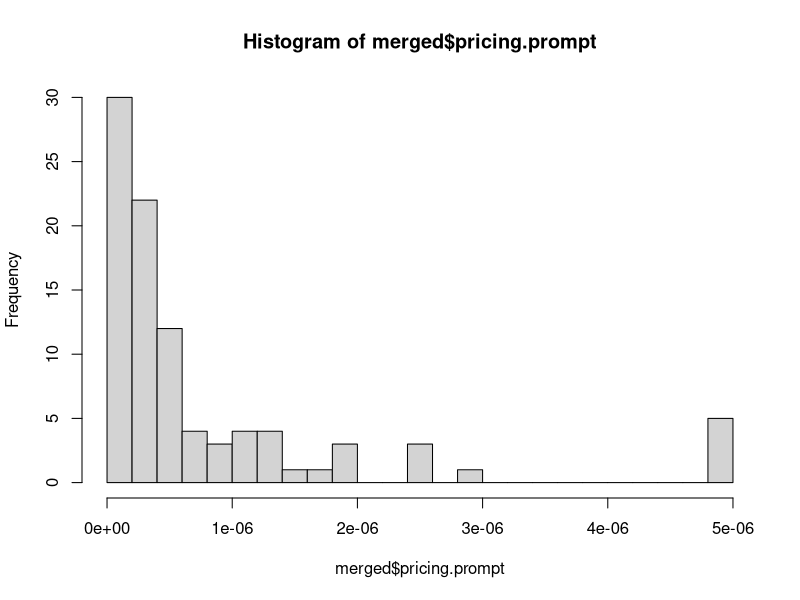
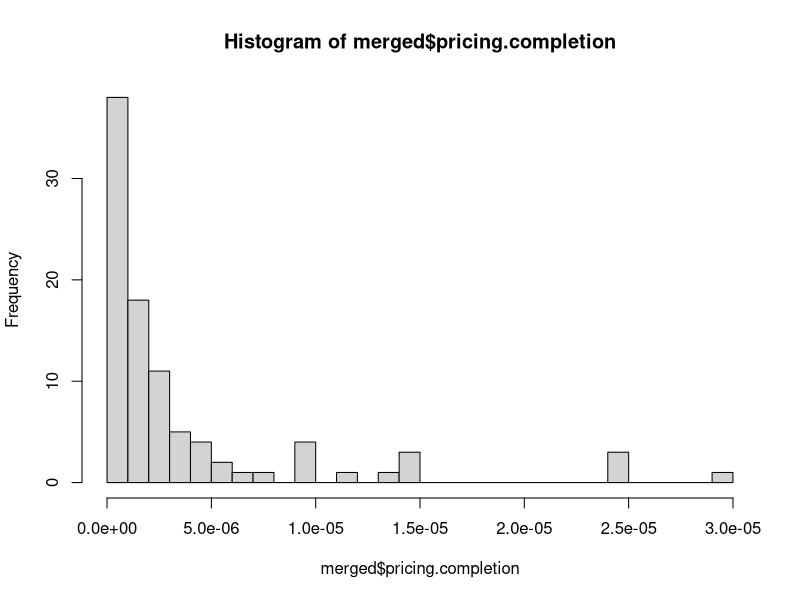
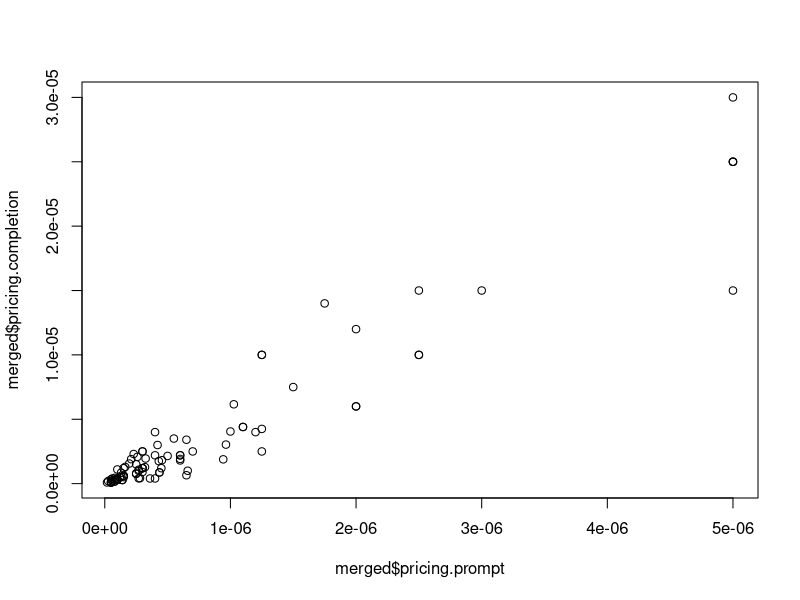
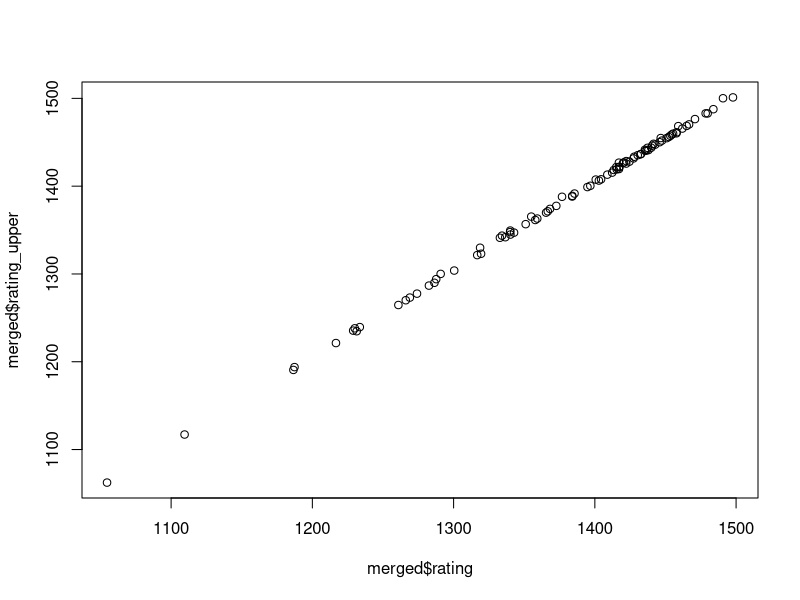
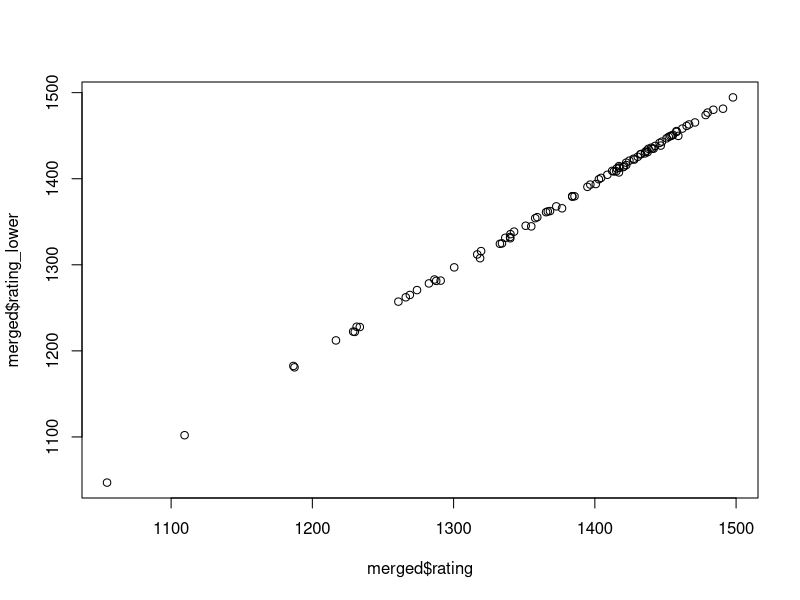
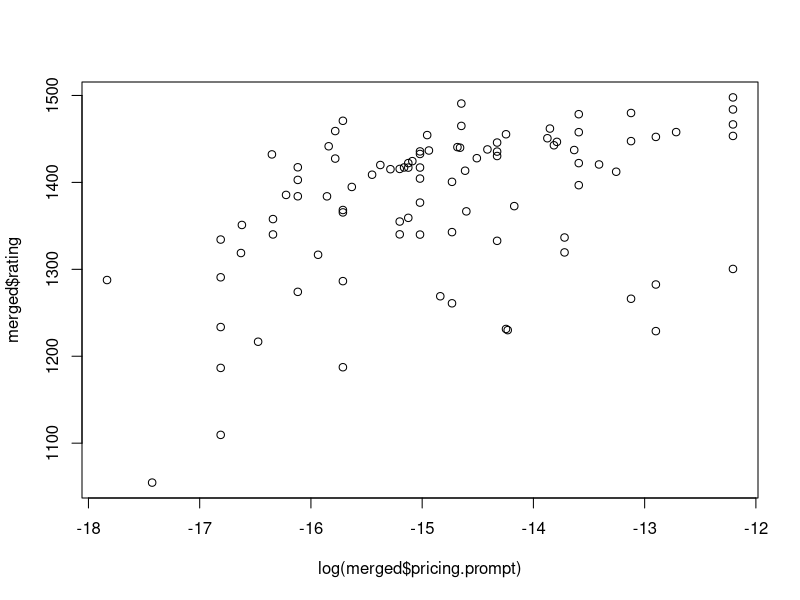
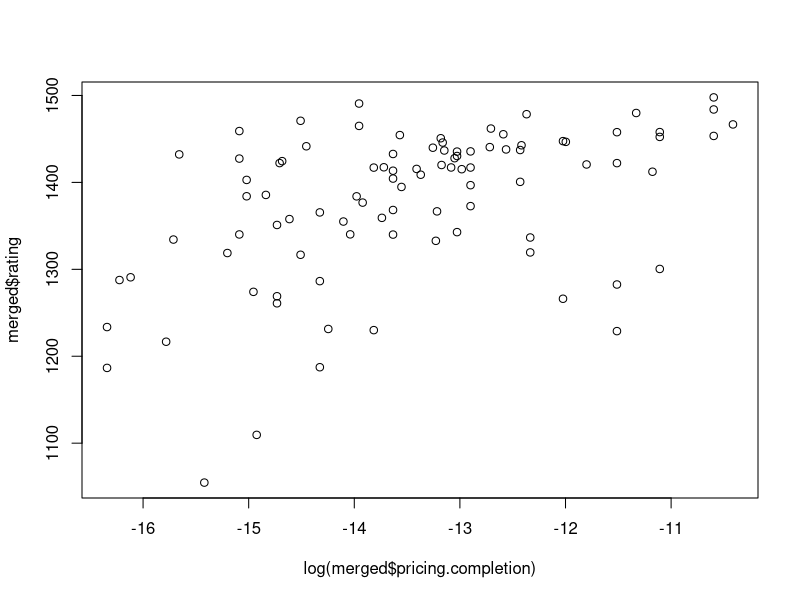

The R script that drew these images, in order:
## ---- chunk 1
knitr::opts_chunk$set(echo = TRUE)
library(tidyverse)
library(dplyr)
setwd("C:/Users/Billy/OneDrive/Documents/project_pre")
## ---- chunk 2
rating_data <- read.csv("Arena_raw_2026-09-25.csv")
price_data <- read.csv("OpenRouter_raw_2026-09-28.csv")
rating_data %>% count(category, sort=TRUE)
## ---- chunk 3
namecleaner <- function(x) {
  x %>%
    str_to_lower() %>%
    str_remove("^[^/]+/") %>%
   # str_remove(":batch$") %>%
    str_replace_all("[^a-z0-9]", "")
}
rating_data <- mutate(rating_data, modelname = namecleaner(model_name))
price_data <- mutate(price_data,modelname = namecleaner(id), is_batch = str_ends(id, ":batch"))
## ---- chunk 4
overall_ratings <- rating_data %>% filter(category == "overall")
english_ratings <- rating_data %>% filter(category == "overall")
non_english_ratings <- rating_data %>% filter(category == "non_english")
math_ratings <- rating_data %>% filter(category == "math")
coding_ratings <- rating_data %>% filter(category == "coding")
lit_ratings <- rating_data %>% filter(category == "creative_writing") 
## ---- chunk 5
head(rating_data, 5)
head(price_data,5)
## ---- chunk 6
sum(duplicated(rating_data))
sum(duplicated(price_data))
sum(duplicated(price_data$id))
sum(duplicated(overall_ratings$model_name))
print("====")
sum(duplicated(overall_ratings$modelname))
sum(duplicated(price_data$modelname))
## ---- chunk 7
sum(is.na(overall_ratings))
sum(is.na(price_data))
## ---- chunk 8
junkcols <- c("canonical_slug", "hugging_face_id", "supported_parameters", 
                    "default_parameters", "supported_voices", "knowledge_cutoff", 
                    "expiration_date", "links.details", "benchmarks.design_arena", "pricing.overrides",
              "alias_target.name", "alias_target.slug","original_json")
price_red <- price_data[, colMeans(is.na(price_data)) <= 0.25 | grepl("^pricing", names(price_data))] %>% select(-all_of(junkcols))
price_red
## ---- chunk 9
merged <- price_red %>%
  inner_join(overall_ratings, by = "modelname")
## ---- chunk 10
hist(merged$pricing.prompt,breaks=30)
hist(merged$pricing.completion, breaks=30)
plot(merged$pricing.prompt, merged$pricing.completion)
plot(merged$rating, merged$rating_upper)
plot(merged$rating, merged$rating_lower)
## ---- chunk 11
plot(log(merged$pricing.prompt), merged$rating)
plot(log(merged$pricing.completion), merged$rating)

## ---- chunk 12
model <- lm(log(pricing.completion) ~ rating, data= merged)
summary(model)
